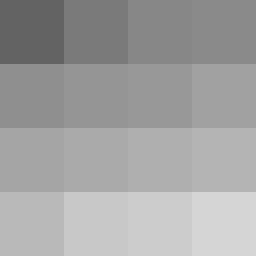
#> input picture Atividade_2/images/normal/imageE.bmp, 256 x 256 px
$ jupyter execute exercicio3.ipynb
#> lines starting #> are read from the running program, lines starting #| are printed output that depends on the picture
#> further down, image is the input picture: PIL image 256x256 L; min 99, max 212, mean 161.9
[cell 1]
import numpy as np
import matplotlib.pyplot as plt
import os
from PIL import Image

FILES_DIR = os.path.abspath('images')

[cell 2]
def showHistogram(imageName, imageDir = 'normal', type = 'Normal'):
#> called with imageName = 'imageE.bmp', imageDir = 'normal', type = 'Normal'
    image = Image.open(f'{FILES_DIR}/{imageDir}/{imageName}').convert('L')
    histogram = image.histogram()
#> histogram = 256 values, max 4096 at index 99, min 0 at index 0, mean 256

    plt.figure()
    plt.title(f'Histograma da {imageName} [{type}]')
    plt.xlabel("Nível de Cinza")
    plt.ylabel("Número de Pixels")
    plt.plot(histogram, color = 'black')
    plt.xlim([0, 255])

    imageName = imageName.split('.')
    imageName = imageName[0] + '_histogram.png'

    plt.savefig(f'{FILES_DIR}/histograms/{imageName}')
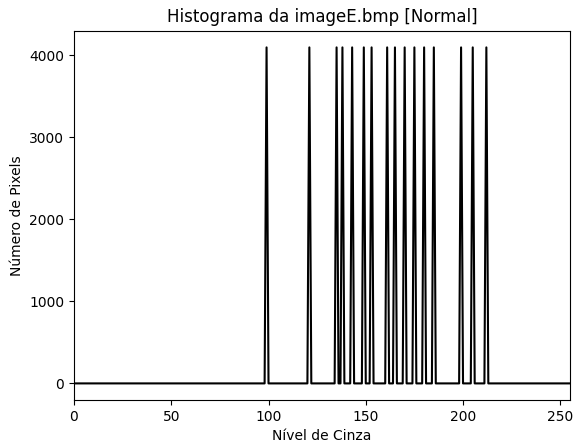
#> figure drawn by matplotlib, 1 panel; curve peaks at x = 99, y = 4096
    plt.show()

def uniformNoise(imageName, intensity = 10):
#> called with imageName = 'imageE.bmp', intensity = 10
    image = np.asarray(Image.open(f'{FILES_DIR}/normal/{imageName}'))

    noise = np.random.uniform(-intensity, intensity, image.shape)

    noiseImage = np.clip(image + noise, 0, 255).astype(np.uint8)
    noiseImage = Image.fromarray(noiseImage).convert('L')

    imageName = imageName.split('.')
    imageName = imageName[0] + '_uniformNoise.' + imageName[1]

    noiseImage.show()
    noiseImage.save(f'{FILES_DIR}/noise/{imageName}')

    showHistogram(imageName, 'noise', 'Uniforme')
#> call 2 of showHistogram, with imageName = 'imageE_uniformNoise.bmp', imageDir = 'noise', type = 'Uniforme'
#> in showHistogram (call 2), `histogram = image.histogram()`: histogram = 256 values, max 1063 at index 143, min 0 at index 0, mean 256
#> in showHistogram (call 2), `plt.savefig(f'{FILES_DIR}/histograms/{imageName}')`:
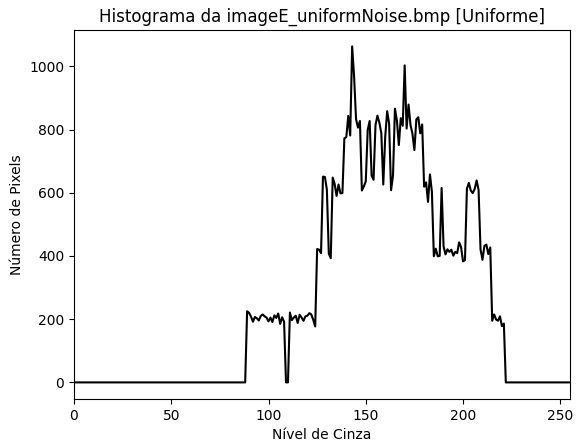
#> figure drawn by matplotlib, 1 panel; curve peaks at x = 143, y = 1063

def saltPepperNoise(imageName, saltProb = 0.05, pepperProb = 0.05):
#> called with imageName = 'imageE.bmp', saltProb = 0.05, pepperProb = 0.05
    image = np.asarray(Image.open(f'{FILES_DIR}/normal/{imageName}'))

    saltNoise = np.random.rand(*image.shape) < saltProb
    pepperNoise = np.random.rand(*image.shape) < pepperProb

    noiseImage = image.copy()
    noiseImage[saltNoise] = 255
    noiseImage[pepperNoise] = 0
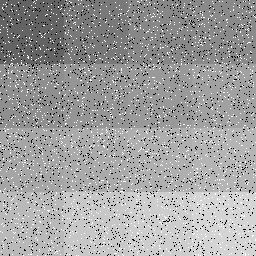
#> noiseImage: shape (256, 256); min 0, max 255, mean 158.5
    noiseImage = Image.fromarray(noiseImage).convert('L')

    imageName = imageName.split('.')
    imageName = imageName[0] + '_saltPepperNoise.' + imageName[1]

    noiseImage.show()
    noiseImage.save(f'{FILES_DIR}/noise/{imageName}')

    showHistogram(imageName, 'noise', 'Sal e Pimenta')
#> call 3 of showHistogram, with imageName = 'imageE_saltPepperNoise.bmp', imageDir = 'noise', type = 'Sal e Pimenta'
#> in showHistogram (call 3), `histogram = image.histogram()`: histogram = 256 values, max 3731 at index 153, min 0 at index 1, mean 256
#> in showHistogram (call 3), `plt.savefig(f'{FILES_DIR}/histograms/{imageName}')`:
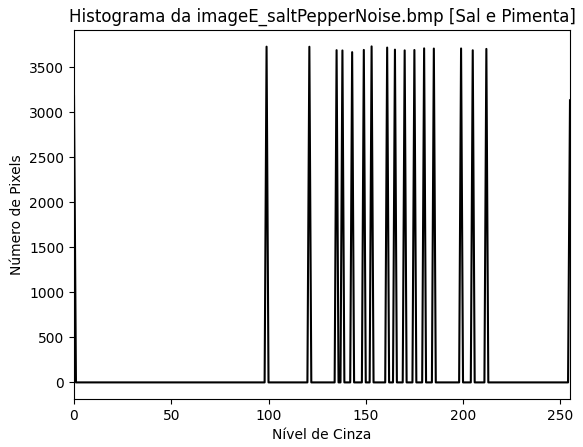
#> figure drawn by matplotlib, 1 panel; curve peaks at x = 153, y = 3731

def gaussianNoise(imageName, mean = 0, standard = 15):
#> called with imageName = 'imageE.bmp', mean = 0, standard = 15
    image = np.asarray(Image.open(f'{FILES_DIR}/normal/{imageName}'))

    noise = np.random.normal(mean, standard, image.shape)

    noiseImage = np.clip(image + noise, 0, 255).astype(np.uint8)
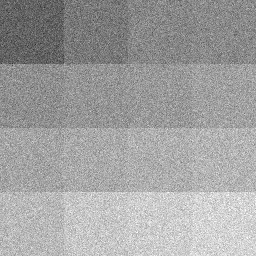
#> noiseImage: shape (256, 256); min 40, max 255, mean 161.3
    noiseImage = Image.fromarray(noiseImage).convert('L')

    imageName = imageName.split('.')
    imageName = imageName[0] + '_gaussianNoise.' + imageName[1]

    noiseImage.show()
    noiseImage.save(f'{FILES_DIR}/noise/{imageName}')

    showHistogram(imageName, 'noise', 'Gaussiano')
#> call 4 of showHistogram, with imageName = 'imageE_gaussianNoise.bmp', imageDir = 'noise', type = 'Gaussiano'
#> in showHistogram (call 4), `histogram = image.histogram()`: histogram = 256 values, max 800 at index 151, min 0 at index 0, mean 256
#> in showHistogram (call 4), `plt.savefig(f'{FILES_DIR}/histograms/{imageName}')`:
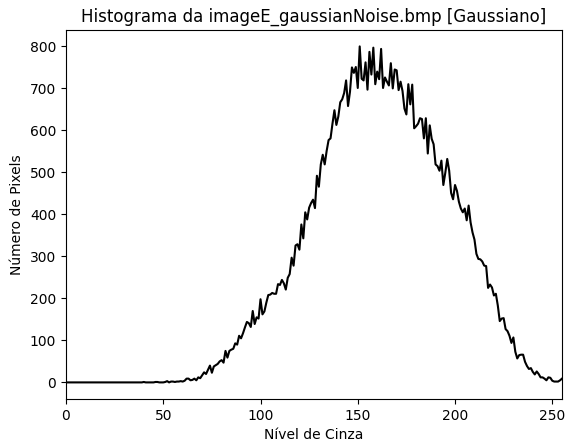
#> figure drawn by matplotlib, 1 panel; curve peaks at x = 151, y = 800

def gammaNoise(imageName, shape = 1, scale = 3):
#> called with imageName = 'imageE.bmp', shape = 1, scale = 3
    image = np.asarray(Image.open(f'{FILES_DIR}/normal/{imageName}'))

    noise = np.random.gamma(shape, scale, image.shape)

    noiseImage = np.clip(image + noise, 0, 255).astype(np.uint8)
    noiseImage = Image.fromarray(noiseImage).convert('L')

    imageName = imageName.split('.')
    imageName = imageName[0] + '_gammaNoise.' + imageName[1]

    noiseImage.show()
    noiseImage.save(f'{FILES_DIR}/noise/{imageName}')

    showHistogram(imageName, 'noise', 'Gama')
#> in showHistogram (call 5), `histogram = image.histogram()`: histogram = 256 values, max 1582 at index 138, min 0 at index 0, mean 256
#> in showHistogram (call 5), `plt.savefig(f'{FILES_DIR}/histograms/{imageName}')`:
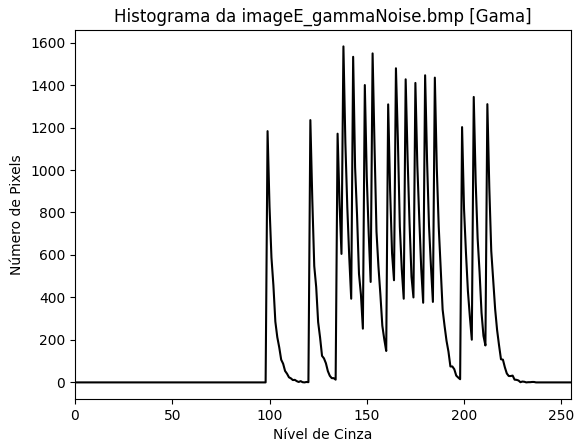
#> figure drawn by matplotlib, 1 panel; curve peaks at x = 138, y = 1582

def poissonNoise(imageName, lam = 10):
#> called with imageName = 'imageE.bmp', lam = 10
    image = np.asarray(Image.open(f'{FILES_DIR}/normal/{imageName}'))

    noise = np.random.poisson(lam, image.shape)

    noiseImage = np.clip(image + noise, 0, 255).astype(np.uint8)
    noiseImage = Image.fromarray(noiseImage).convert('L')

    imageName = imageName.split('.')
    imageName = imageName[0] + '_poissonNoise.' + imageName[1]

    noiseImage.show()
    noiseImage.save(f'{FILES_DIR}/noise/{imageName}')

    showHistogram(imageName, 'noise', 'Poisson')
#> in showHistogram (call 6), `histogram = image.histogram()`: histogram = 256 values, max 1015 at index 148, min 0 at index 0, mean 256
#> in showHistogram (call 6), `plt.savefig(f'{FILES_DIR}/histograms/{imageName}')`:
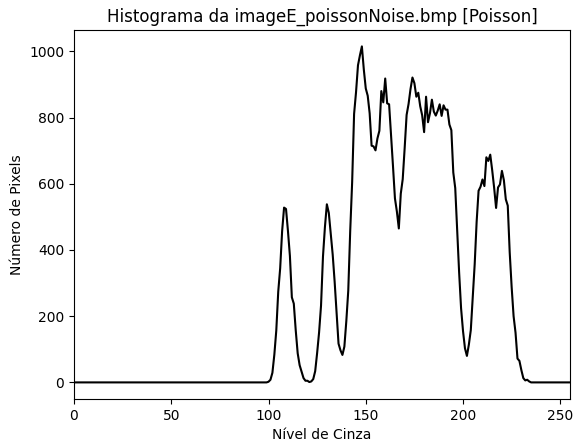
#> figure drawn by matplotlib, 1 panel; curve peaks at x = 148, y = 1015

[cell 3]
os.makedirs(f'{FILES_DIR}/normal/', exist_ok = True)
os.makedirs(f'{FILES_DIR}/noise/', exist_ok = True)
os.makedirs(f'{FILES_DIR}/histograms/', exist_ok = True)

imageName = 'imageE.bmp'

image = Image.open(f'{FILES_DIR}/normal/{imageName}').convert('L')
image.show()

showHistogram(imageName)

uniformNoise(imageName)
saltPepperNoise(imageName)
gaussianNoise(imageName)
gammaNoise(imageName)
poissonNoise(imageName)
